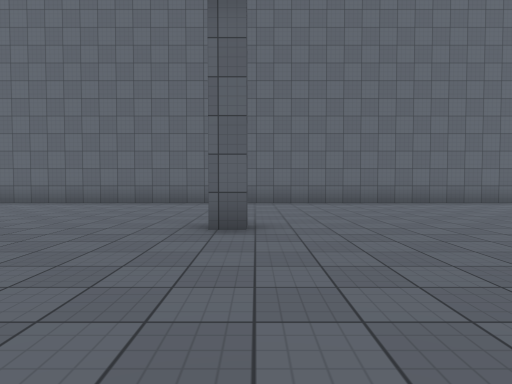
[1] (above)

24 first-person views from a walk through a 3-D level made in the Unity game engine. The camera is 1.3 m above the floor, tilts 2° down and sees 75° across. The floor is counted in squares, 2 m on a side. Each view is taken from the middle of a square. On the plan, view 1 faces up. The plan holds only what a view shows up to about 10 squares ahead; the rest is blank. The place goes on beyond the plan. The player character is not drawn. Surface patterns are stand-ins for the level's own textures.

[2]
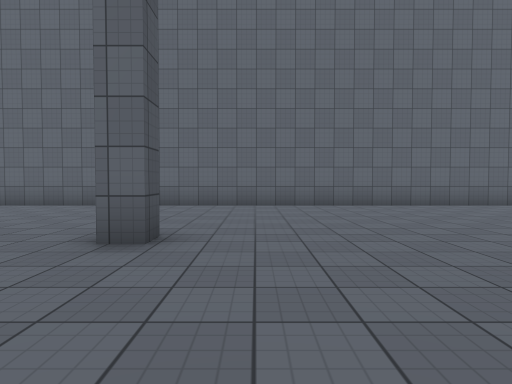

[3]
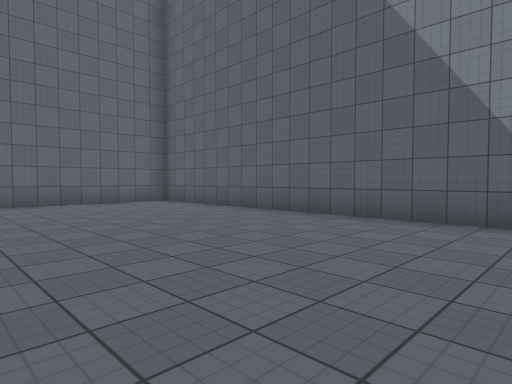

[4]
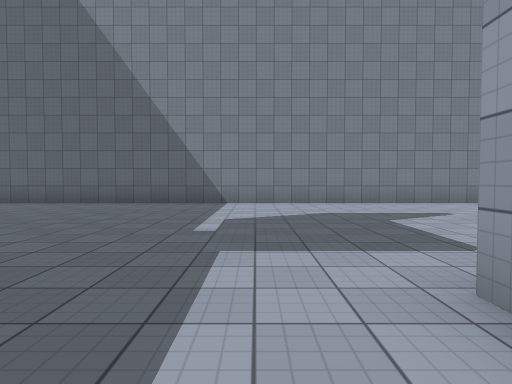

[5]
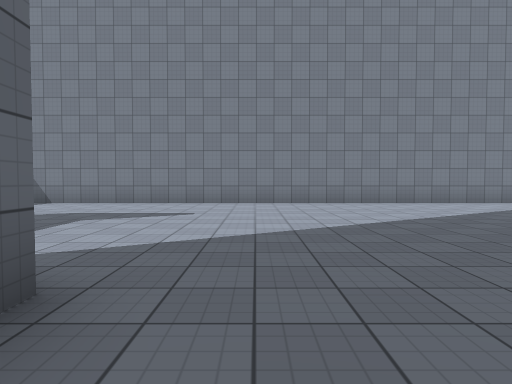

[6]
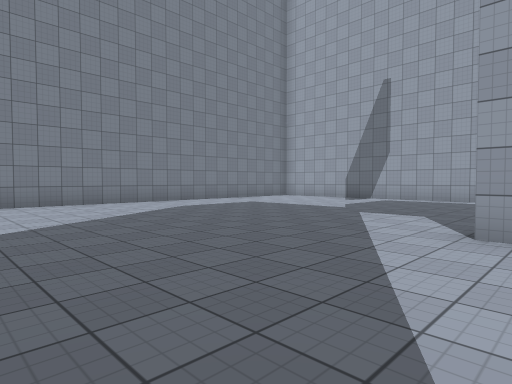

[7]
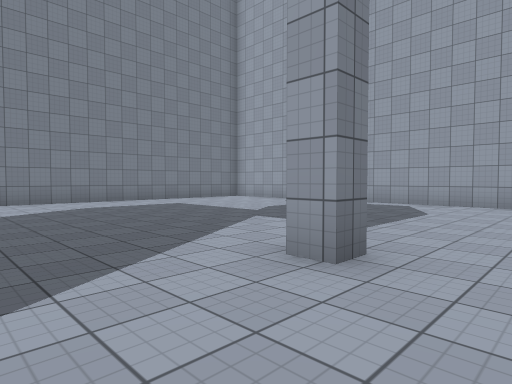

[8]
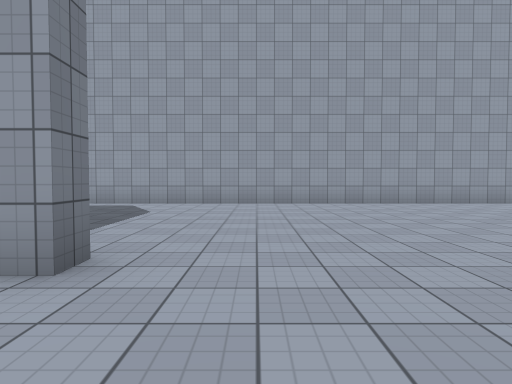

[9]
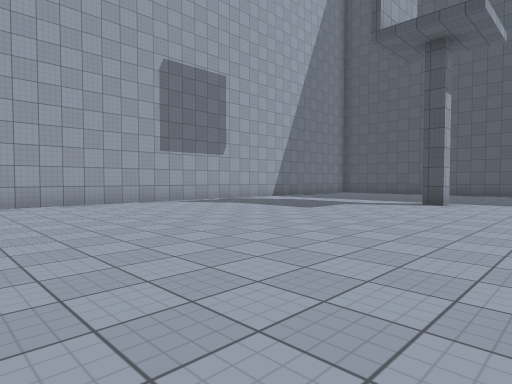

[10]
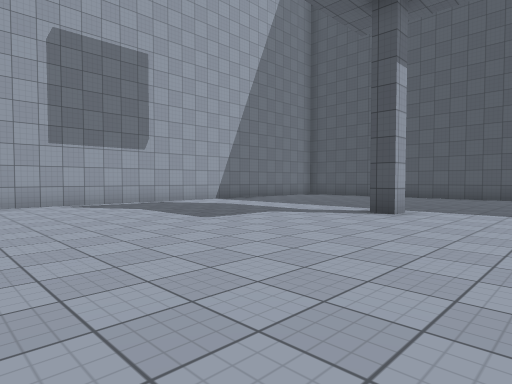

[11]
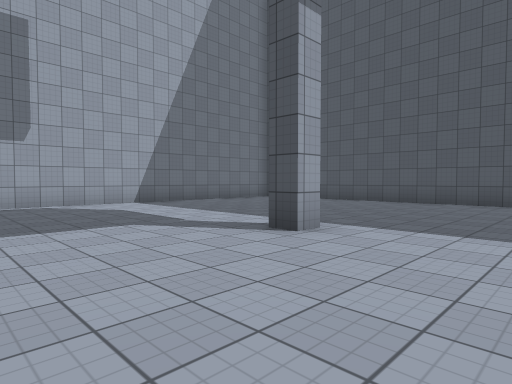

[12]
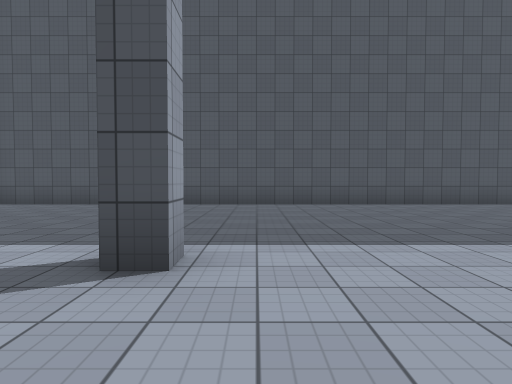

[13]
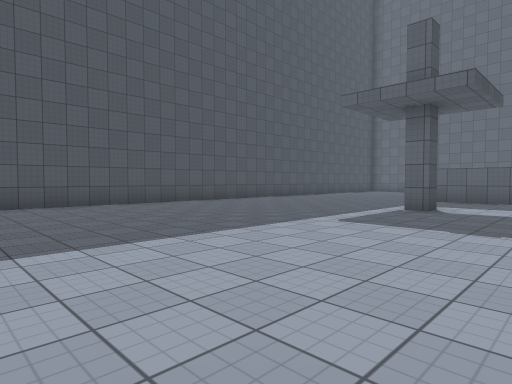

[14]
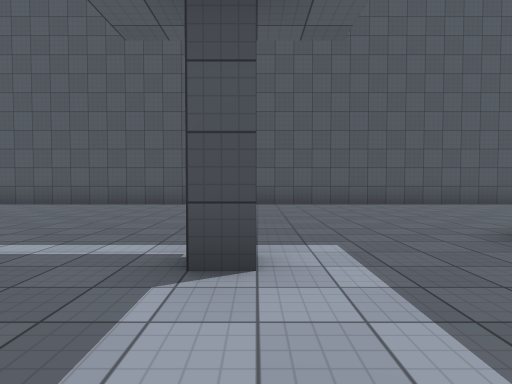

[15]
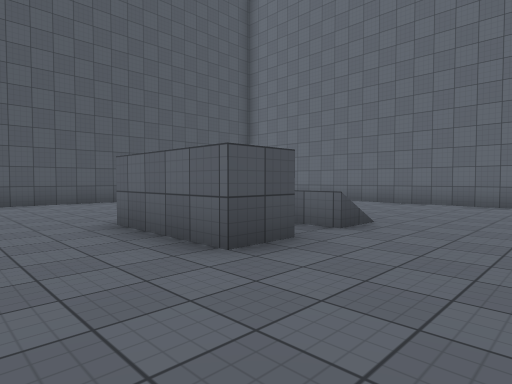

[16]
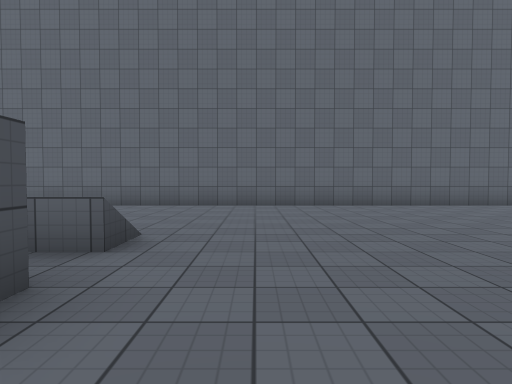

[17]
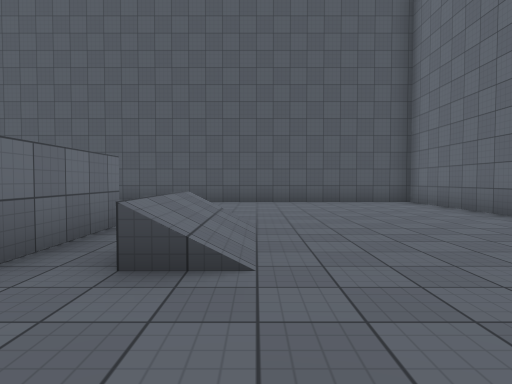

[18]
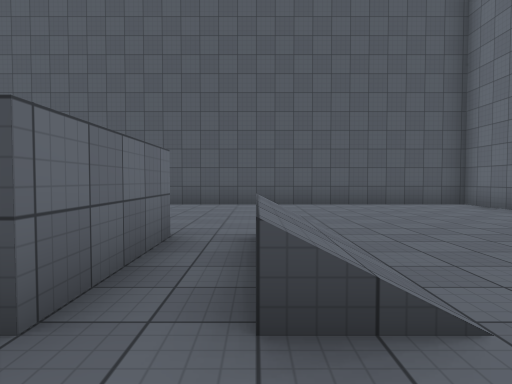

[19]
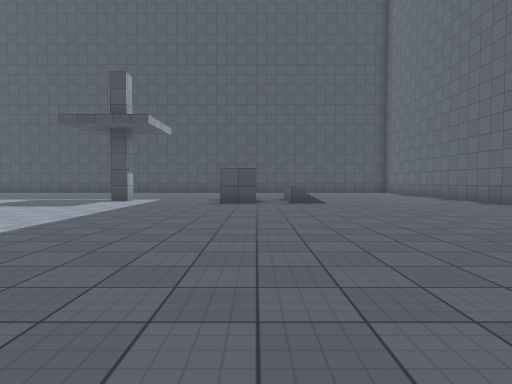

[20]
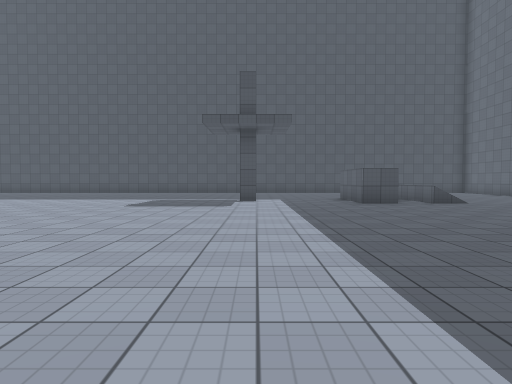

[21]
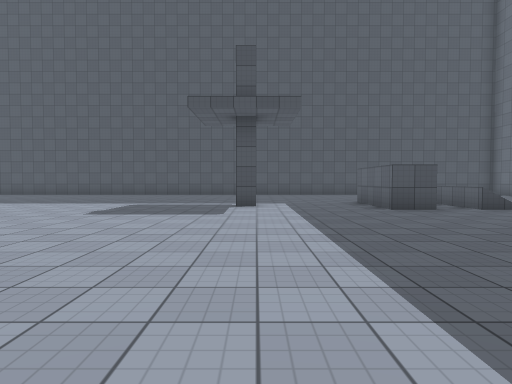

[22]
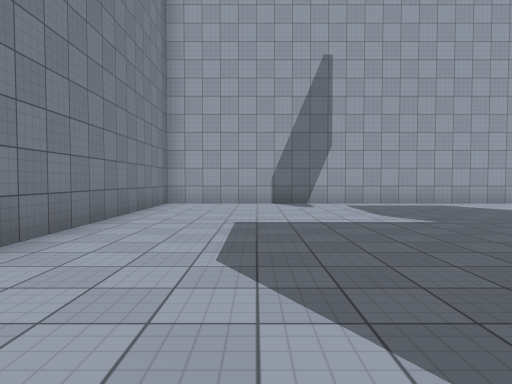

[23]
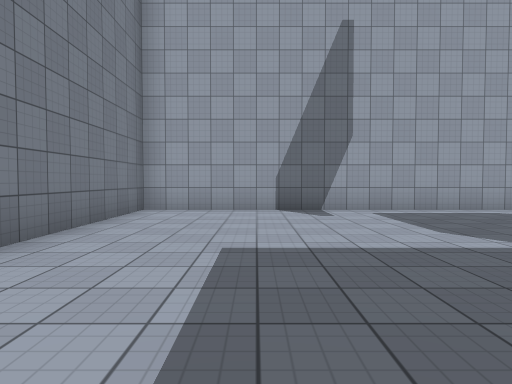

[24]
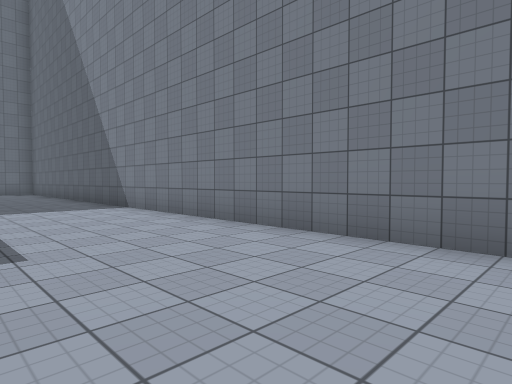

### Floor plan
Points are (right, up) in squares from view 1. A wall is a line through its corners. A room is listed if a view was taken in it or the views show most of it. See-through windows are left out.
Room 1 (views 1, 2, 3, 4, 5, 6, 7, 8, 9, 10, 11, 12, 13, 14, 15, 16, 17, 18, 19, 20, 21, 22, 23, 24)
walls: (-0.6, -11.9) (-0.6, -11.3) (-0.1, -11.3); (-13.4, -1) (-13.4, -1.5) (-13.9, -1.5); (-0.1, 4.9) (-0.1, 4.4) (-0.6, 4.4); (-14, -11.6) (-13.4, -11.6) (-13.4, -12.1); (-14.9, 3) (-12.4, 3) (-12.4, 2) (-14.9, 2); (-20, -2.9) (-20, -13.2); (-14.9, -18.4) (8.5, -18.4) (8.5, 8.6); (-20, -15.2) (-20, -18); (7.6, 9.6) (-20, 9.6) (-20, -1)
low walls: (-12.4, 4.5) (-12.4, 4)

Positions as (right, up) in squares from view 1, and headings:
1: (0, 0), facing up
2: (1, 1), facing up
3: (3, 0), facing up-right
4: (-1, -1), facing right
5: (-1, -6), facing right
6: (-1, -7), facing down-right
7: (-2, -9), facing down-right
8: (-2, -9), facing down
9: (-4, -9), facing down-left
10: (-7, -9), facing down-left
11: (-10, -9), facing down-left
12: (-11, -11), facing left
13: (-11, -9), facing up-left
14: (-11, -1), facing left
15: (-10, 0), facing up-left
16: (-11, 1), facing up
17: (-10, 5), facing left
18: (-11, 4), facing left
19: (-3, 3), facing left
20: (-3, -1), facing left
21: (-5, -1), facing left
22: (6, -9), facing down
23: (6, -11), facing down
24: (5, -8), facing up-right
